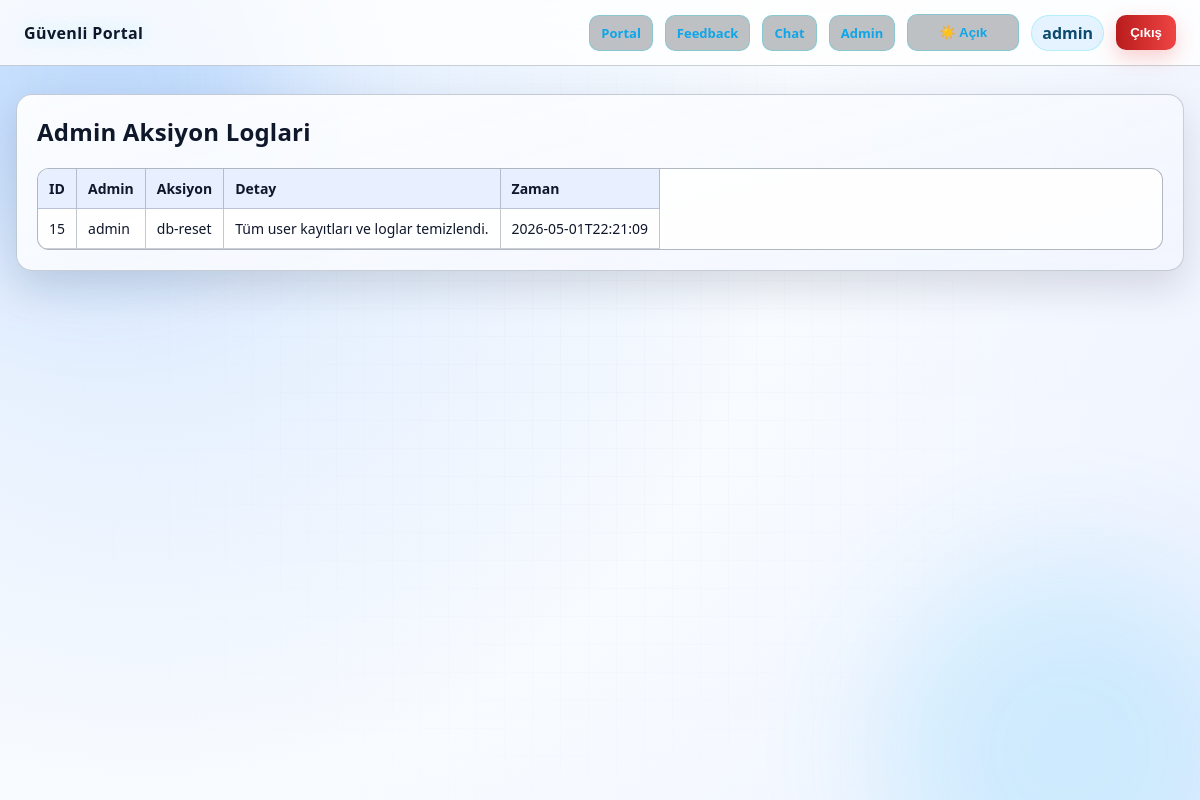
/admin/actions (signed in), run on an earlier commit of the app's database.
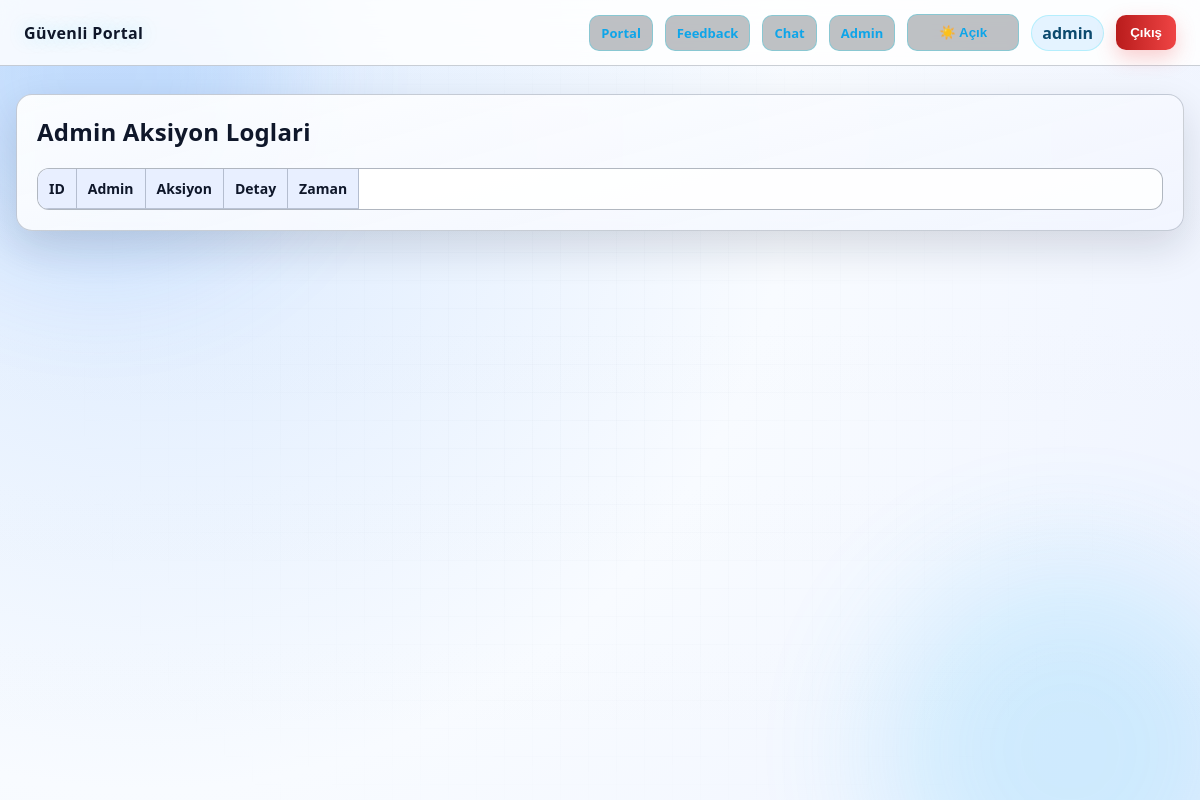
And on a later commit of the database.
### tables this page shows
CREATE TABLE admin_actions (
            id INTEGER PRIMARY KEY AUTOINCREMENT,
            admin_id INTEGER NOT NULL,
            admin_username TEXT NOT NULL,
            action_type TEXT NOT NULL,
            detail TEXT NOT NULL,
            created_at TEXT NOT NULL
        );

### app.py (the view)
@app.route("/admin/actions")
@login_required(role="admin")
def admin_action_logs():
    logs = get_db().execute(
        """
        SELECT id, admin_username, action_type, detail, created_at
        FROM admin_actions
        ORDER BY id DESC
        LIMIT 500
        """
    ).fetchall()
    return render_template("admin_action_logs.html", logs=logs)

### app.py (called while the page is built)
def get_db():
    if "db" not in g:
        g.db = sqlite3.connect(DB_PATH)
        g.db.row_factory = sqlite3.Row
    return g.db

def current_user():
    uid = session.get("user_id")
    if not uid:
        return None
    return get_db().execute("SELECT * FROM users WHERE id = ?", (uid,)).fetchone()

def login_required(role=None):
    def decorator(view):
        @wraps(view)
        def wrapped(*args, **kwargs):
            user = current_user()
            if not user:
                flash("Bu sayfaya erişmek için giriş yapmalısınız.", "error")
                return redirect(url_for("login"))
            if role and user["role"] != role:
                abort(403)
            return view(*args, **kwargs)
        return wrapped
    return decorator

def generate_csrf_token():
    token = session.get("csrf_token")
    if not token:
        token = secrets.token_urlsafe(32)
        session["csrf_token"] = token
    return token

@app.context_processor
def inject_shared_context():
    user = current_user()
    return {
        "csrf_token": generate_csrf_token(),
        "current_user": user,
    }

### templates/admin_action_logs.html (shortened to what this page needs)
{% extends "base.html" %}
{% block content %}
<section class="card">
  <h1>Admin Aksiyon Loglari</h1>
  <table>
    <thead>
      <tr>
        <th>ID</th><th>Admin</th><th>Aksiyon</th><th>Detay</th><th>Zaman</th>
      </tr>
    </thead>
    <tbody>
      {% for log in logs %}
      <tr>
        <td>{{ log.id }}</td>
        <td>{{ log.admin_username }}</td>
        <td>{{ log.action_type }}</td>
        <td>{{ log.detail }}</td>
        <td>{{ log.created_at }}</td>
      </tr>
      {% endfor %}
    </tbody>
  </table>
</section>
{% endblock %}

What changed in the data, as far as the page shows it:
removed admin_actions: id "15", admin_username "admin", action_type "db-reset", detail "Tüm user kayıtları ve loglar temizlendi.", created_at "2026-05-01T22:21:09"
